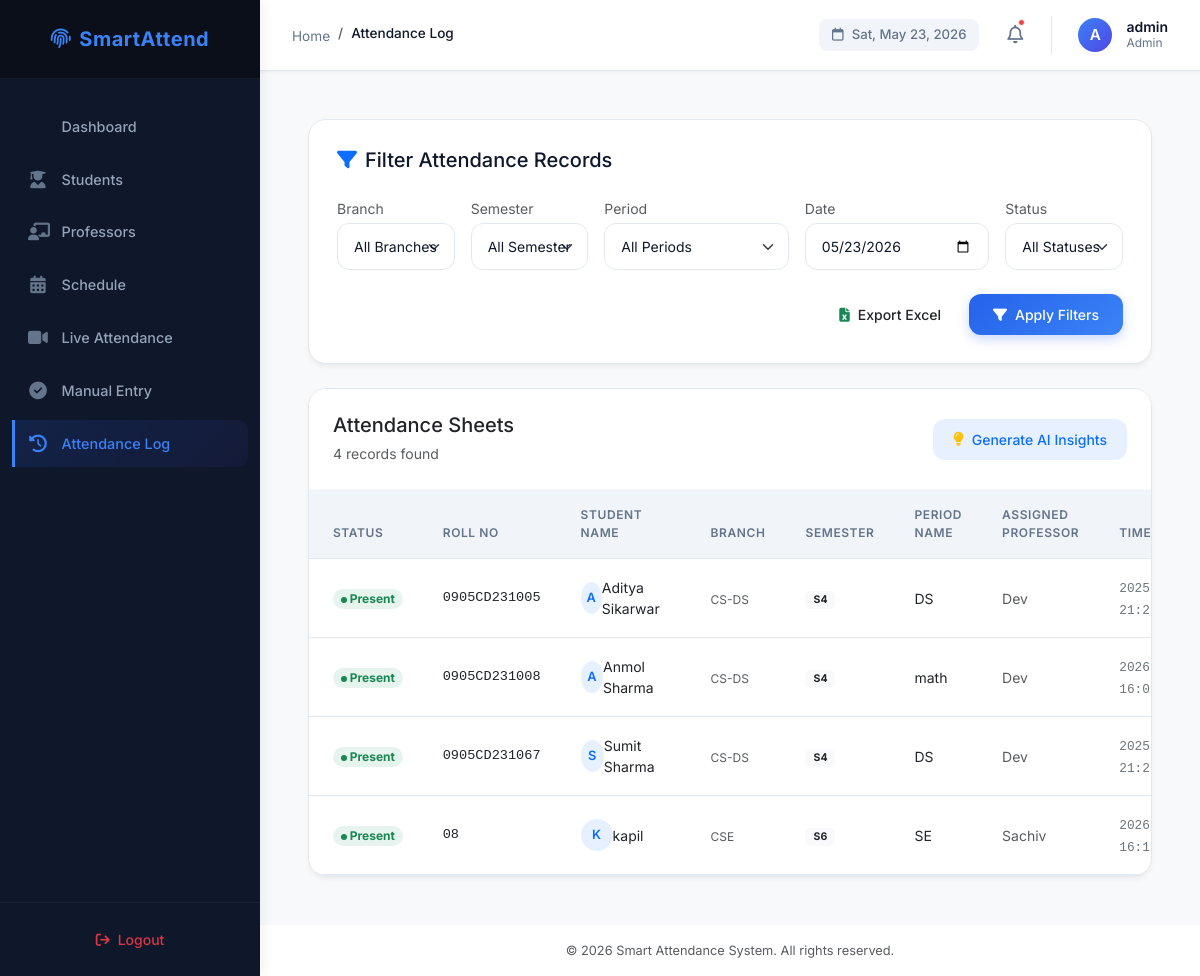
The app's page /log (signed in) with its own data.
### tables this page shows
CREATE TABLE attendance_logs (
        log_id INTEGER PRIMARY KEY AUTOINCREMENT,
        student_roll_no TEXT NOT NULL,
        student_name TEXT,
        period_name TEXT NOT NULL,
        prof_name TEXT,
        timestamp DATETIME DEFAULT CURRENT_TIMESTAMP,
        FOREIGN KEY (student_roll_no) REFERENCES students (roll_no)
    );

CREATE TABLE students (
        roll_no TEXT PRIMARY KEY,
        name TEXT NOT NULL,
        branch TEXT,
        semester INTEGER,
        admission_year INTEGER,
        subject TEXT,
        face_encoding BLOB
    , gender TEXT, age INTEGER);

### app/attendance/routes.py (the view)
@attendance_bp.route('/log', methods=['GET'])
@login_required
@role_required(roles=['admin', 'professor'])
def view_attendance_log():
    filter_branch = request.args.get('branch')
    filter_semester = request.args.get('semester')
    filter_period_id = request.args.get('period_id')
    filter_date_str = request.args.get('date')
    filter_status = request.args.get('status', 'all')
    current_filters = {
        'branch': filter_branch,
        'semester': filter_semester,
        'period_id': filter_period_id,
        'date': filter_date_str,
        'status': filter_status
    }
    log_entries = get_attendance_data_for_display(current_filters)
    conn = get_db()
    available_branches = get_distinct_from_db('branch', 'students')
    available_semesters = get_distinct_from_db('semester', 'students')
    schedule_periods = conn.execute(
        "SELECT period_id, period_name, start_time, end_time FROM schedule ORDER BY period_name"
    ).fetchall()
    return render_template(
        'attendance/log.html',
        logs=log_entries,
        schedule_periods=schedule_periods,
        available_branches=available_branches,
        available_semesters=available_semesters,
        filters=current_filters
    )

### app/auth/routes.py (called while the page is built, shortened)
def login_required(f):
    @wraps(f)
    def decorated_function(*args, **kwargs):
        if 'logged_in' not in session or not session['logged_in']:
            flash('Please log in to access this page.', 'warning')
            return redirect(url_for('auth.login'))
        return f(*args, **kwargs)
    return decorated_function

def role_required(roles):
    def decorator(f):
        @wraps(f)
        def decorated_function(*args, **kwargs):
            if 'logged_in' not in session or not session['logged_in']:
                flash('Please log in to access this page.', 'warning')
                return redirect(url_for('auth.login'))
            return f(*args, **kwargs)
        return decorated_function
    return decorator

### app/extensions.py (called while the page is built)
def db_connect():
    conn = sqlite3.connect(config.DB_FILE, timeout=10)
    conn.row_factory = sqlite3.Row
    return conn

def get_db():
    db = getattr(g, '_database', None)
    if db is None:
        db = g._database = sqlite3.connect(config.DB_FILE, timeout=10)
        db.row_factory = sqlite3.Row
    return db

def close_connection(exception):
    db = getattr(g, '_database', None)
    if db is not None:
        db.close()

def get_distinct_from_db(column_name, table_name='students'):
    try:
        with db_connect() as conn:
            cursor = conn.cursor()
            if column_name in ['semester', 'admission_year']:
                query = f"SELECT DISTINCT {column_name} FROM {table_name} WHERE {column_name} IS NOT NULL ORDER BY CAST({column_name} AS INTEGER)"
            else:
                query = f"SELECT DISTINCT {column_name} FROM {table_name} WHERE {column_name} IS NOT NULL ORDER BY {column_name}"
            cursor.execute(query)
            return [item[0] for item in cursor.fetchall()]
    except sqlite3.OperationalError as e:
        print(f"DB Error fetching distinct {column_name} from {table_name}: {e}.")
        return []
    except Exception as e:
        print(f"Unexpected error fetching distinct {column_name} from {table_name}: {e}")
        return []

### app/templates/attendance/log.html (shortened to what this page needs)
{% extends "layout.html" %}
{% block breadcrumb %}Attendance Log{% endblock %}
{% block content %}
<div class="container-fluid px-0">
    <div class="saas-card mb-4">
        <h4 class="h5 mb-4 font-weight-bold d-flex align-items-center">
            <i class="fas fa-filter text-primary me-2"></i> Filter Attendance Records
        </h4>
        <form method="GET" action="{{ url_for('attendance.view_attendance_log') }}">
            <div class="row g-3">
                <div class="col-md-6 col-lg-2.4 col-xl-2">
                    <label for="branch" class="form-label small font-weight-semibold text-muted mb-1">Branch</label>
                    <select name="branch" id="branch" class="form-select saas-select">
                        <option value="all">All Branches</option>
                    </select>
                </div>
                <div class="col-md-6 col-lg-2.4 col-xl-2">
                    <label for="semester" class="form-label small font-weight-semibold text-muted mb-1">Semester</label>
                    <select name="semester" id="semester" class="form-select saas-select">
                        <option value="all">All Semesters</option>
                    </select>
                </div>
                <div class="col-md-6 col-lg-2.4 col-xl-3">
                    <label for="period_id" class="form-label small font-weight-semibold text-muted mb-1">Period</label>
                    <select name="period_id" id="period_id" class="form-select saas-select">
                        <option value="all">All Periods</option>
                    </select>
                </div>
                <div class="col-md-6 col-lg-2.4 col-xl-3">
                    <label for="date" class="form-label small font-weight-semibold text-muted mb-1">Date</label>
                    <input type="date" name="date" id="date" class="form-control saas-input" value="{{ filters.date }}">
                </div>
                <div class="col-md-6 col-lg-2.4 col-xl-2">
                    <label for="status" class="form-label small font-weight-semibold text-muted mb-1">Status</label>
                    <select name="status" id="status" class="form-select saas-select">
                        <option value="all" {% if filters.status == 'all' %}selected{% endif %}>All Statuses</option>
                    </select>
                </div>
            </div>
            <div class="d-flex justify-content-end gap-2 mt-4">
                <a href="{{ url_for('attendance.export_attendance', branch=filters.branch, semester=filters.semester, period_id=filters.period_id, date=filters.date, status=filters.status) }}" class="btn btn-saas btn-saas-outline d-flex align-items-center gap-2">
                    <i class="fas fa-file-excel text-success"></i> Export Excel
                </a>
                <button type="submit" class="btn btn-saas btn-saas-primary glow-primary d-flex align-items-center gap-2 px-4">
                    <i class="fas fa-filter"></i> Apply Filters
                </button>
            </div>
        </form>
    </div>
    <div class="saas-card p-0 overflow-hidden">
        <div class="p-4 border-bottom border-light d-flex flex-wrap align-items-center justify-content-between gap-3 bg-white">
            <div>
                <h4 class="h5 mb-1 font-weight-bold text-dark">Attendance Sheets</h4>
                <span class="text-muted small font-weight-semibold">{{ logs|length }} records found</span>
            </div>
            <button id="generate-insights-btn" class="btn btn-saas btn-saas-outline d-flex align-items-center gap-2 text-primary border-primary bg-primary bg-opacity-10">
                <i class="fas fa-lightbulb text-warning"></i> Generate AI Insights
            </button>
        </div>
        <div class="table-responsive">
            <table class="table saas-table table-hover align-middle mb-0">
                <thead>
                    <tr>
                        <th style="padding-left: 1.5rem;">Status</th>
                        <th>Roll No</th>
                        <th>Student Name</th>
                        <th>Branch</th>
                        <th>Semester</th>
                        <th>Period Name</th>
                        <th>Assigned Professor</th>
                        <th>Timestamp</th>
                    </tr>
                </thead>
                <tbody>
                    {% for log in logs %}
                    <tr>
                        <td style="padding-left: 1.5rem;">
                            <span class="badge px-2.5 py-1.5 rounded-pill {% if log.status == 'Present' %}bg-success bg-opacity-10 text-success{% else %}bg-danger bg-opacity-10 text-danger{% endif %} font-weight-semibold" style="font-size: 0.75rem;">
                                <span class="status-indicator-dot {% if log.status == 'Present' %}bg-success{% else %}bg-danger{% endif %} rounded-circle d-inline-block me-1.5" style="width: 6px; height: 6px; vertical-align: middle;"></span>
                                {{ log.status }}
                            </span>
                        </td>
                        <td class="font-monospace font-weight-semibold text-dark" style="font-size: 0.85rem;">{{ log.student_roll_no }}</td>
                        <td>
                            <div class="d-flex align-items-center">
                                <div class="avatar-initials bg-primary bg-opacity-10 text-primary rounded-circle me-2.5 d-flex align-items-center justify-content-center" style="width: 32px; height: 32px; font-size: 0.8rem; font-weight: 600;">
                                    {{ log.student_name[0]|upper }}
                                </div>
                                <span class="font-weight-semibold text-dark">{{ log.student_name }}</span>
                            </div>
                        </td>
                        <td>
                            <span class="text-uppercase text-muted font-weight-bold" style="font-size: 0.75rem;">{{ log.student_branch if log.student_branch else 'N/A' }}</span>
                        </td>
                        <td>
                            <span class="badge bg-light text-dark px-2 py-1 font-weight-semibold">S{{ log.student_semester if log.student_semester else 'N/A' }}</span>
                        </td>
                        <td>
                            <span class="font-weight-semibold text-dark">{{ log.period_name }}</span>
                        </td>
                        <td>
                            <span class="text-muted" style="font-size: 0.875rem;">{{ log.prof_name }}</span>
                        </td>
                        <td>
                            <span class="font-monospace text-secondary" style="font-size: 0.8rem;">{{ log.timestamp }}</span>
                        </td>
                    </tr>
                    {% endfor %}
                </tbody>
            </table>
        </div>
    </div>
</div>
{% endblock %}

### static/style.css (style rules this page uses)
:root { --primary: #2563eb; --primary-gradient: linear-gradient(135deg, #2563eb, #3b82f6); --accent: #4f46e5; --accent-gradient: linear-gradient(135deg, #4f46e5, #6366f1); --success: #22c55e; --success-gradient: linear-gradient(135deg, #22c55e, #4ade80); --danger: #ef4444; --danger-gradient: linear-gradient(135deg, #ef4444, #f87171); --warning: #f59e0b; --warning-gradient: linear-gradient(135deg, #f59e0b, #fbbf24); --bg-main: #f8fafc; --card-bg: #ffffff; --text-primary: #0f172a; --text-secondary: #64748b; --border-color: #e2e8f0; --shadow-sm: 0 1px 3px rgba(15, 23, 42, 0.05); --shadow-md: 0 4px 6px -1px rgba(15, 23, 42, 0.05), 0 2px 4px -2px rgba(15, 23, 42, 0.05); --shadow-lg: 0 10px 15px -3px rgba(15, 23, 42, 0.05), 0 4px 6px -4px rgba(15, 23, 42, 0.05); --shadow-premium: 0 20px 25px -5px rgba(15, 23, 42, 0.04), 0 10px 10px -5px rgba(15, 23, 42, 0.04); }
body { font-family: 'Inter', sans-serif; background-color: var(--bg-main); color: var(--text-primary); overflow-x: hidden; }
.saas-card { background-color: var(--card-bg); border: 1px solid var(--border-color); border-radius: 18px; padding: 1.75rem; box-shadow: var(--shadow-md); transition: all 0.3s cubic-bezier(0.16, 1, 0.3, 1); position: relative; overflow: hidden; }
h1, h2, h3, h4, h5, h6 { font-weight: 600; color: var(--text-primary); }
.saas-table { margin-bottom: 0; }
.saas-table th { background-color: #f1f5f9; color: var(--text-secondary); font-weight: 600; text-transform: uppercase; font-size: 0.75rem; letter-spacing: 0.05em; padding: 1rem 1.25rem; border-bottom: 1px solid var(--border-color); }
.saas-table td { padding: 1rem 1.25rem; vertical-align: middle; color: var(--text-primary); border-bottom: 1px solid var(--border-color); font-size: 0.875rem; }
.saas-table tbody tr { transition: background-color 0.15s ease; }
.saas-input, .saas-select { border: 1.5px solid var(--border-color); border-radius: 12px; padding: 0.75rem 1rem; font-size: 0.875rem; color: var(--text-primary); background-color: #ffffff; box-shadow: none; transition: all 0.2s ease-in-out; }
.glow-primary { box-shadow: 0 4px 14px 0 rgba(37, 99, 235, 0.3); }
.btn-saas { border-radius: 12px; padding: 0.625rem 1.25rem; font-weight: 500; font-size: 0.875rem; transition: all 0.2s ease; display: inline-flex; align-items: center; justify-content: center; gap: 0.5rem; border: none; }
.btn-saas-primary { background: var(--primary-gradient); color: white; box-shadow: 0 4px 12px rgba(37, 99, 235, 0.25); }

### records on screen
attendance_logs: student_roll_no "0905CD231005", student_name "A", student_name "Aditya Sikarwar", period_name "DS", prof_name "Dev"
students: branch "CS-DS"
attendance_logs: student_roll_no "0905CD231008", student_name "A", student_name "Anmol Sharma", period_name "math", prof_name "Dev"
students: branch "CS-DS"
attendance_logs: student_roll_no "0905CD231067", student_name "S", student_name "Sumit Sharma", period_name "DS", prof_name "Dev"
students: branch "CS-DS"
attendance_logs: student_roll_no "08", student_name "K", student_name "kapil", period_name "SE", prof_name "Sachiv"
students: branch "CSE"

### other values on screen
{{ session.username[0]|upper if session.username else 'A' }} "A"
{{ session.username }} "admin"
{{ session.role }} "Admin"
{{ logs|length }} "4"
{{ log.status }} "Present" "Present" "Present" "Present"
{{ log.student_semester if log.student_semester else 'N/A' }} "4" "4" "4" "6"
{{ now.year if now is defined else 2026 }} "2026"
